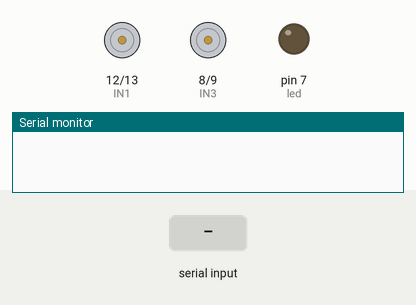
This sketch was run on a simulated Arduino Uno, built with avr-gcc and run on an emulated ATmega328P. Parts: motor-driver pin pairs drawn as motors (green arrow = first pin HIGH = forward, orange = second pin HIGH = backward, longer = more drive, scaled by the enable pin), output pins drawn as LEDs (lit = HIGH), the last lines printed to the serial monitor. Inputs (shaded band) come from the test bench.

Above: at 1.2 s.
1.3 s: "a" received over the second serial link
At 2.2 s:
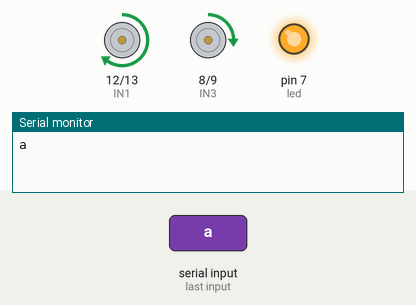
At 3.7 s:
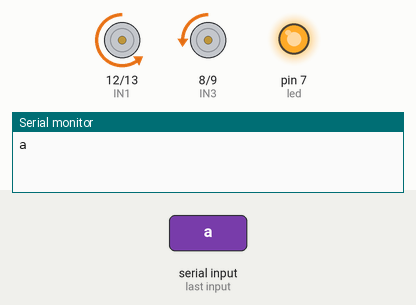
4.3 s: "b" received over the second serial link
At 5.2 s:
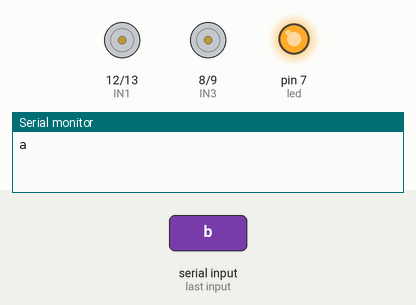
Timing chart, 0 to 7.3 s (numbered marks = the images above; inputs shaded):
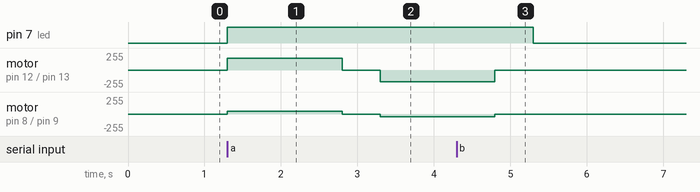

Measured:
- after the input at 1.3 s, pin 7 (led): LOW → HIGH at once; motor on pin 12 (IN1) / pin 13 (IN2): stopped → forward 175/255 at once, → stopped 1.5 s later, → backward 175/255 0.50 s later; motor on pin 8 (IN3) / pin 9 (IN4): stopped → forward 40/255 at once, → stopped 1.5 s later, → backward 40/255 0.50 s later
- after the input at 4.3 s, pin 7 (led): HIGH → LOW after 1.0 s; motor on pin 12 (IN1) / pin 13 (IN2), motor on pin 8 (IN3) / pin 9 (IN4): goes on until 4.8 s, then stays stopped

The sketch:

BlueTooth_test2.ino
```cpp
#include <SoftwareSerial.h>
SoftwareSerial BTSerial(2,3); // rx, tx
int led = 7;

// 모터 드라이버 핀 설정
int IN1 = 12; int IN2 = 13; int ENA = 11;
int IN3 = 8; int IN4 = 9; int ENB = 10;

bool isRepeat = false;

void setup() {
  pinMode(led, OUTPUT);
  pinMode(IN1, OUTPUT); pinMode(IN2, OUTPUT); pinMode(ENA, OUTPUT);
  pinMode(IN3, OUTPUT); pinMode(IN4, OUTPUT); pinMode(ENB, OUTPUT);
  BTSerial.begin(9600);
  Serial.begin(9600);
}

void motor1Forward(int speed) {
  digitalWrite(IN1, HIGH); digitalWrite(IN2, LOW); analogWrite(ENA, speed);
}

void motor2Forward(int speed) {
  digitalWrite(IN3, HIGH); digitalWrite(IN4, LOW); analogWrite(ENB, speed);
}

void motor1Backward(int speed) {
  digitalWrite(IN1, LOW); digitalWrite(IN2, HIGH); analogWrite(ENA, speed);
}

void motor2Backward(int speed) {
  digitalWrite(IN3, LOW); digitalWrite(IN4, HIGH); analogWrite(ENB, speed);
}

void motorStop() {
  digitalWrite(IN1, LOW); digitalWrite(IN2, LOW); analogWrite(ENA, 0);
  digitalWrite(IN3, LOW); digitalWrite(IN4, LOW); analogWrite(ENB, 0);
}

void loop() {
  char bt;
  if(BTSerial.available() > 0) {
    bt = BTSerial.read();
    if(bt == 'a') {
      digitalWrite(led, HIGH);
      Serial.println(bt);
      isRepeat = true;
    }
    else if(bt == 'b') {
      digitalWrite(led, LOW);
      Serial.println(bt);
      isRepeat = false;
    }
  }

  if (isRepeat) {
    motor1Forward(175);
    motor2Forward(40);
    delay(1500);
    motorStop();
    delay(500);

    motor1Backward(175);
    motor2Backward(40);
    delay(1500);
    motorStop();
    delay(500);
  }
}
```
